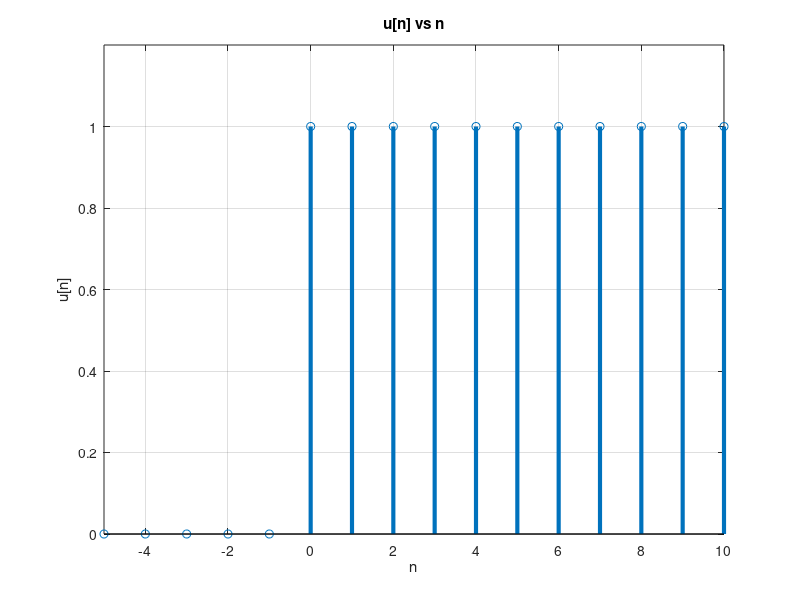

Write MATLAB code to recreate this figure.
% ---------------------------------
% FUNCION ESCALON UNITARIO EN 
% TIEMPO DISCRETO
% ---------------------------------

n=-5:10;
u_n=[zeros(1,5) ones(1,11)];
stem(n,u_n,'linewidth',3);
axis([-5 10 0 1.2]);
grid on;
xlabel('n');
ylabel('u[n]');
title('u[n] vs n');
